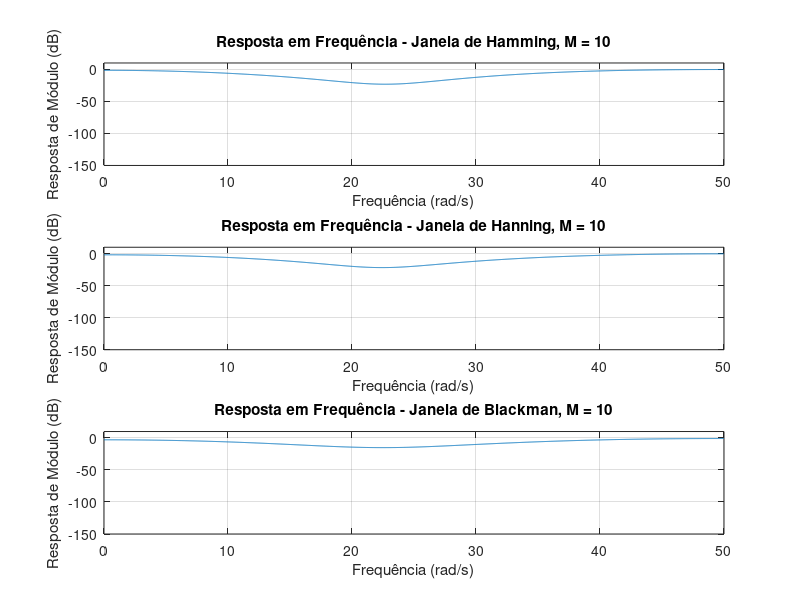
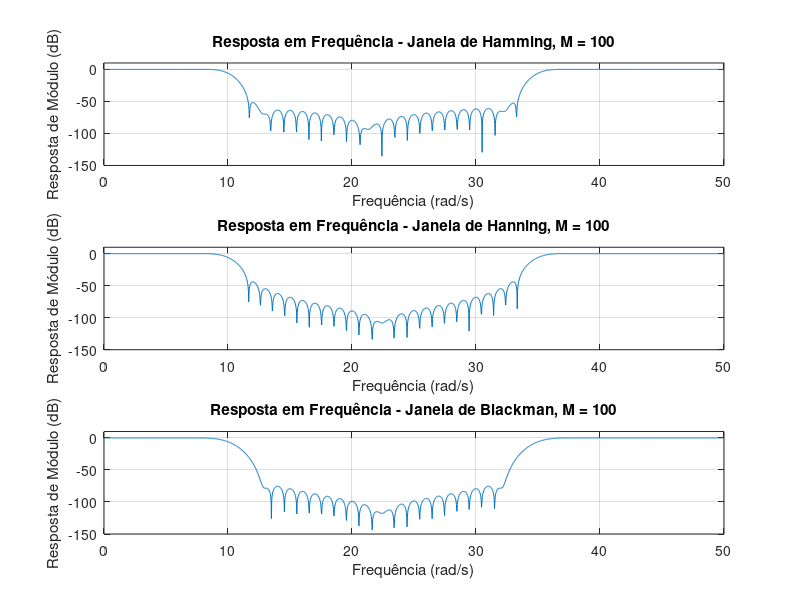
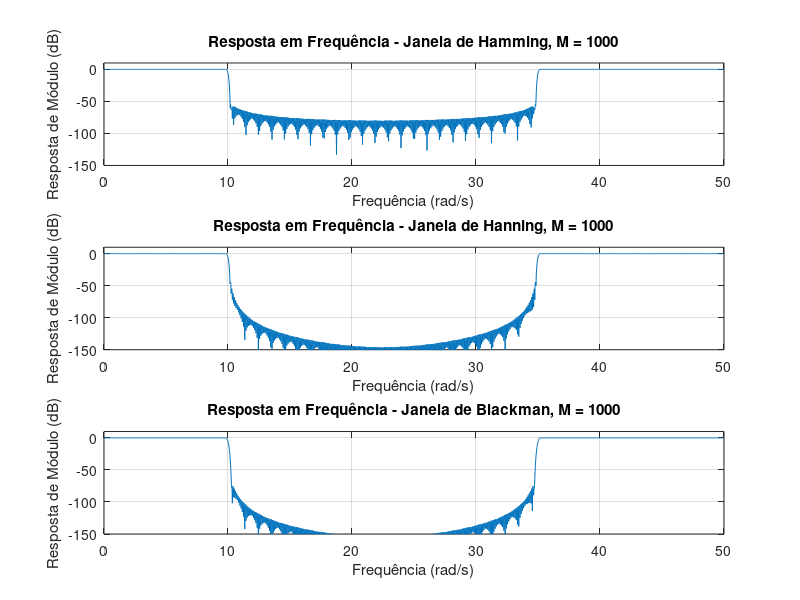

These charts were generated, in order, by the following MATLAB code:
% Parâmetros do filtro
Omega_c1 = 10; % Frequência de corte inferior em rad/s
Omega_c2 = 35; % Frequência de corte superior em rad/s
Omega_s = 100; % Frequência de amostragem em rad/s

% Frequências normalizadas
wc1 = Omega_c1 * 2 * pi / Omega_s;
wc2 = Omega_c2 * 2 * pi / Omega_s;

% Valores de M
M_values = [10, 100, 1000];

for i = 1:length(M_values)
    M = M_values(i);
    n = 1:M/2;

    % Filtro ideal
    h0 = 1 - (wc2 - wc1) / pi;
    haux = (sin(wc1.*n) - sin(wc2.*n)) ./ (pi.*n);
    h_ideal = [fliplr(haux) h0 haux];

    % Criar figura para o valor atual de M
    figure;

    % Janela de Hamming
    h_aux = hamming(M + 1)';
    h_ham = h_ideal .* h_aux;
    [H_ham, w] = freqz(h_ham, 1, 2048, Omega_s);

    subplot(311);
    plot(w, 20*log10(abs(H_ham)));
    axis([0 Omega_s/2 -150 10]);
    ylabel('Resposta de Módulo (dB)');
    xlabel('Frequência (rad/s)');
    title(['Resposta em Frequência - Janela de Hamming, M = ', num2str(M)]);
    grid on;

    % Janela de Hanning
    h_aux = hanning(M + 1)';
    h_han = h_ideal .* h_aux;
    [H_han, w] = freqz(h_han, 1, 2048, Omega_s);

    subplot(312);
    plot(w, 20*log10(abs(H_han)));
    axis([0 Omega_s/2 -150 10]);
    ylabel('Resposta de Módulo (dB)');
    xlabel('Frequência (rad/s)');
    title(['Resposta em Frequência - Janela de Hanning, M = ', num2str(M)]);
    grid on;

    % Janela de Blackman
    h_aux = blackman(M + 1)';
    h_black = h_ideal .* h_aux;
    [H_black, w] = freqz(h_black, 1, 2048, Omega_s);

    subplot(313);
    plot(w, 20*log10(abs(H_black)));
    axis([0 Omega_s/2 -150 10]);
    ylabel('Resposta de Módulo (dB)');
    xlabel('Frequência (rad/s)');
    title(['Resposta em Frequência - Janela de Blackman, M = ', num2str(M)]);
    grid on;
end

